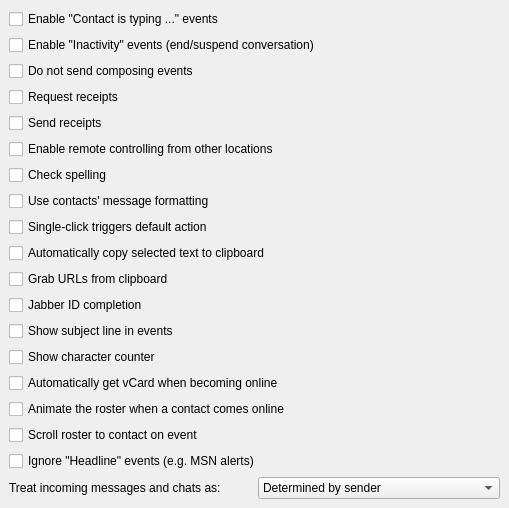
<ui version="4.0" >
 <class>OptAdvanced</class>
 <widget class="QWidget" name="OptAdvanced" >
  <property name="geometry" >
   <rect>
    <x>0</x>
    <y>0</y>
    <width>509</width>
    <height>429</height>
   </rect>
  </property>
  <property name="windowTitle" >
   <string>OptAdvancedUI</string>
  </property>
  <layout class="QVBoxLayout" >
   <property name="margin" >
    <number>9</number>
   </property>
   <property name="spacing" >
    <number>6</number>
   </property>
   <item>
    <widget class="QCheckBox" name="ck_messageevents" >
     <property name="text" >
      <string>Enable "Contact is typing ..." events</string>
     </property>
    </widget>
   </item>
   <item>
    <widget class="QCheckBox" name="ck_inactiveevents" >
     <property name="text" >
      <string>Enable "Inactivity" events (end/suspend conversation)</string>
     </property>
    </widget>
   </item>
   <item>
    <widget class="QCheckBox" name="ck_sendComposingEvents">
     <property name="whatsThis">
      <string>Disables the sending of message events such as &quot;Contact is Typing...&quot;</string>
     </property>
     <property name="text">
      <string>Do not send composing events</string>
     </property>
    </widget>
   </item>
   <item>
    <widget class="QCheckBox" name="ck_requestReceipts" >
     <property name="text" >
      <string>Request receipts</string>
     </property>
    </widget>
   </item>
   <item>
    <widget class="QCheckBox" name="ck_sendReceipts" >
     <property name="text" >
      <string>Send receipts</string>
     </property>
    </widget>
   </item>
   <item>
    <widget class="QCheckBox" name="ck_rc" >
     <property name="text" >
      <string>Enable remote controlling from other locations</string>
     </property>
    </widget>
   </item>
   <item>
    <widget class="QCheckBox" name="ck_spell" >
     <property name="text" >
      <string>Check spelling</string>
     </property>
    </widget>
   </item>
   <item>
    <widget class="QCheckBox" name="ck_contactsMessageFormatting" >
     <property name="text" >
      <string>Use contacts' message formatting</string>
     </property>
    </widget>
   </item>
   <item>
    <widget class="QCheckBox" name="ck_singleclick" >
     <property name="text" >
      <string>Single-click triggers default action</string>
     </property>
    </widget>
   </item>
   <item>
    <widget class="QCheckBox" name="ck_autocopy" >
     <property name="text" >
      <string>Automatically copy selected text to clipboard</string>
     </property>
    </widget>
   </item>
   <item>
    <widget class="QCheckBox" name="ck_grabUrls" >
     <property name="text" >
      <string>Grab URLs from clipboard</string>
     </property>
    </widget>
   </item>
   <item>
    <widget class="QCheckBox" name="ck_jidComplete" >
     <property name="text" >
      <string>Jabber ID completion</string>
     </property>
    </widget>
   </item>
   <item>
    <widget class="QCheckBox" name="ck_showSubjects" >
     <property name="text" >
      <string>Show subject line in events</string>
     </property>
    </widget>
   </item>
   <item>
    <widget class="QCheckBox" name="ck_showCounter" >
     <property name="text" >
      <string>Show character counter</string>
     </property>
    </widget>
   </item>
   <item>
    <widget class="QCheckBox" name="ck_autoVCardOnLogin" >
     <property name="text" >
      <string>Automatically get vCard when becoming online</string>
     </property>
    </widget>
   </item>
   <item>
    <widget class="QCheckBox" name="ck_rosterAnim" >
     <property name="text" >
      <string>Animate the roster when a contact comes online</string>
     </property>
    </widget>
   </item>
   <item>
    <widget class="QCheckBox" name="ck_scrollTo" >
     <property name="text" >
      <string>Scroll roster to contact on event</string>
     </property>
    </widget>
   </item>
   <item>
    <widget class="QCheckBox" name="ck_ignoreHeadline" >
     <property name="text" >
      <string>Ignore "Headline" events (e.g. MSN alerts)</string>
     </property>
    </widget>
   </item>
   <item>
    <layout class="QHBoxLayout" >
     <property name="margin" >
      <number>0</number>
     </property>
     <property name="spacing" >
      <number>6</number>
     </property>
     <item>
      <widget class="QLabel" name="TextLabel2" >
       <property name="text" >
        <string>Treat incoming messages and chats as:</string>
       </property>
      </widget>
     </item>
     <item>
      <widget class="QComboBox" name="cb_incomingAs" >
       <item>
        <property name="text" >
         <string>Determined by sender</string>
        </property>
       </item>
       <item>
        <property name="text" >
         <string>Messages</string>
        </property>
       </item>
       <item>
        <property name="text" >
         <string>Chats</string>
        </property>
       </item>
       <item>
        <property name="text" >
         <string>Messages (Chats if Chatting)</string>
        </property>
       </item>
      </widget>
     </item>
    </layout>
   </item>
  </layout>
 </widget>
 <layoutdefault spacing="6" margin="11" />
 <pixmapfunction>qPixmapFromMimeSource</pixmapfunction>
 <resources/>
 <connections/>
</ui>
